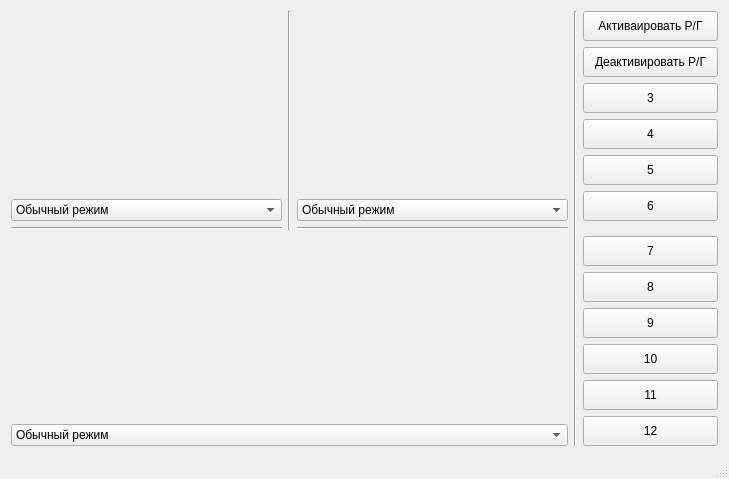
<?xml version="1.0" encoding="UTF-8"?>
<ui version="4.0">
 <class>MainWindow</class>
 <widget class="QMainWindow" name="MainWindow">
  <property name="geometry">
   <rect>
    <x>0</x>
    <y>0</y>
    <width>729</width>
    <height>457</height>
   </rect>
  </property>
  <property name="windowTitle">
   <string>Calculon</string>
  </property>
  <widget class="QWidget" name="centralWidget">
   <property name="sizePolicy">
    <sizepolicy hsizetype="Maximum" vsizetype="Maximum">
     <horstretch>0</horstretch>
     <verstretch>0</verstretch>
    </sizepolicy>
   </property>
   <layout class="QVBoxLayout" name="verticalLayout">
    <item>
     <layout class="QGridLayout" name="gridLayout">
      <item row="12" column="6">
       <widget class="QPushButton" name="pushButton_11">
        <property name="minimumSize">
         <size>
          <width>0</width>
          <height>30</height>
         </size>
        </property>
        <property name="text">
         <string>11</string>
        </property>
       </widget>
      </item>
      <item row="6" column="3" colspan="2">
       <widget class="QComboBox" name="comboBox_2">
        <property name="maximumSize">
         <size>
          <width>16777215</width>
          <height>16777215</height>
         </size>
        </property>
        <item>
         <property name="text">
          <string>Обычный режим</string>
         </property>
        </item>
        <item>
         <property name="text">
          <string>Распознавание людей</string>
         </property>
        </item>
        <item>
         <property name="text">
          <string>Распознавание движения</string>
         </property>
        </item>
        <item>
         <property name="text">
          <string>Распознавание границ</string>
         </property>
        </item>
       </widget>
      </item>
      <item row="3" column="6">
       <widget class="QPushButton" name="pushButton_4">
        <property name="minimumSize">
         <size>
          <width>0</width>
          <height>30</height>
         </size>
        </property>
        <property name="text">
         <string>4</string>
        </property>
       </widget>
      </item>
      <item row="11" column="6">
       <widget class="QPushButton" name="pushButton_10">
        <property name="minimumSize">
         <size>
          <width>0</width>
          <height>30</height>
         </size>
        </property>
        <property name="text">
         <string>10</string>
        </property>
       </widget>
      </item>
      <item row="0" column="3" rowspan="6" colspan="2">
       <widget class="QLabel" name="video_2">
        <property name="text">
         <string/>
        </property>
       </widget>
      </item>
      <item row="6" column="0" colspan="2">
       <widget class="QComboBox" name="comboBox_1">
        <property name="maximumSize">
         <size>
          <width>16777215</width>
          <height>16777215</height>
         </size>
        </property>
        <item>
         <property name="text">
          <string>Обычный режим</string>
         </property>
        </item>
        <item>
         <property name="text">
          <string>Распознавание людей</string>
         </property>
        </item>
        <item>
         <property name="text">
          <string>Распознавание движения</string>
         </property>
        </item>
        <item>
         <property name="text">
          <string>Распознавание границ</string>
         </property>
        </item>
       </widget>
      </item>
      <item row="4" column="6">
       <widget class="QPushButton" name="pushButton_5">
        <property name="minimumSize">
         <size>
          <width>0</width>
          <height>30</height>
         </size>
        </property>
        <property name="text">
         <string>5</string>
        </property>
       </widget>
      </item>
      <item row="0" column="0" rowspan="6" colspan="2">
       <widget class="QLabel" name="video_1">
        <property name="text">
         <string/>
        </property>
       </widget>
      </item>
      <item row="13" column="6" rowspan="2">
       <widget class="QPushButton" name="pushButton_12">
        <property name="minimumSize">
         <size>
          <width>0</width>
          <height>30</height>
         </size>
        </property>
        <property name="text">
         <string>12</string>
        </property>
       </widget>
      </item>
      <item row="10" column="6">
       <widget class="QPushButton" name="pushButton_9">
        <property name="minimumSize">
         <size>
          <width>0</width>
          <height>30</height>
         </size>
        </property>
        <property name="text">
         <string>9</string>
        </property>
       </widget>
      </item>
      <item row="5" column="6" rowspan="2">
       <widget class="QPushButton" name="pushButton_6">
        <property name="minimumSize">
         <size>
          <width>0</width>
          <height>30</height>
         </size>
        </property>
        <property name="text">
         <string>6</string>
        </property>
       </widget>
      </item>
      <item row="7" column="0" colspan="2">
       <widget class="Line" name="line_2">
        <property name="orientation">
         <enum>Qt::Horizontal</enum>
        </property>
       </widget>
      </item>
      <item row="8" column="6">
       <widget class="QPushButton" name="pushButton_7">
        <property name="minimumSize">
         <size>
          <width>0</width>
          <height>30</height>
         </size>
        </property>
        <property name="text">
         <string>7</string>
        </property>
       </widget>
      </item>
      <item row="7" column="3" colspan="2">
       <widget class="Line" name="line_3">
        <property name="orientation">
         <enum>Qt::Horizontal</enum>
        </property>
       </widget>
      </item>
      <item row="1" column="6">
       <widget class="QPushButton" name="pushButton_2">
        <property name="minimumSize">
         <size>
          <width>0</width>
          <height>30</height>
         </size>
        </property>
        <property name="text">
         <string>Деактивировать Р/Г</string>
        </property>
       </widget>
      </item>
      <item row="9" column="6">
       <widget class="QPushButton" name="pushButton_8">
        <property name="minimumSize">
         <size>
          <width>0</width>
          <height>30</height>
         </size>
        </property>
        <property name="text">
         <string>8</string>
        </property>
       </widget>
      </item>
      <item row="2" column="6">
       <widget class="QPushButton" name="pushButton_3">
        <property name="minimumSize">
         <size>
          <width>0</width>
          <height>30</height>
         </size>
        </property>
        <property name="text">
         <string>3</string>
        </property>
       </widget>
      </item>
      <item row="0" column="5" rowspan="15">
       <widget class="Line" name="line_4">
        <property name="orientation">
         <enum>Qt::Vertical</enum>
        </property>
       </widget>
      </item>
      <item row="0" column="6">
       <widget class="QPushButton" name="pushButton_1">
        <property name="minimumSize">
         <size>
          <width>0</width>
          <height>30</height>
         </size>
        </property>
        <property name="text">
         <string>Активаировать Р/Г</string>
        </property>
       </widget>
      </item>
      <item row="8" column="0" rowspan="6" colspan="5">
       <widget class="QLabel" name="video_3">
        <property name="text">
         <string/>
        </property>
       </widget>
      </item>
      <item row="0" column="2" rowspan="8">
       <widget class="Line" name="line">
        <property name="orientation">
         <enum>Qt::Vertical</enum>
        </property>
       </widget>
      </item>
      <item row="14" column="0" colspan="5">
       <widget class="QComboBox" name="comboBox_3">
        <property name="maximumSize">
         <size>
          <width>16777215</width>
          <height>16777215</height>
         </size>
        </property>
        <item>
         <property name="text">
          <string>Обычный режим</string>
         </property>
        </item>
        <item>
         <property name="text">
          <string>Распознавание людей</string>
         </property>
        </item>
        <item>
         <property name="text">
          <string>Распознавание движения</string>
         </property>
        </item>
        <item>
         <property name="text">
          <string>Распознавание границ</string>
         </property>
        </item>
       </widget>
      </item>
     </layout>
    </item>
   </layout>
  </widget>
  <widget class="QStatusBar" name="statusBar"/>
  <action name="actionExit">
   <property name="text">
    <string>Exit</string>
   </property>
   <property name="shortcut">
    <string>Ctrl+Q</string>
   </property>
  </action>
  <action name="actionReset">
   <property name="text">
    <string>Reset</string>
   </property>
   <property name="shortcut">
    <string>Ctrl+R</string>
   </property>
  </action>
 </widget>
 <layoutdefault spacing="6" margin="11"/>
 <resources/>
 <connections/>
</ui>
